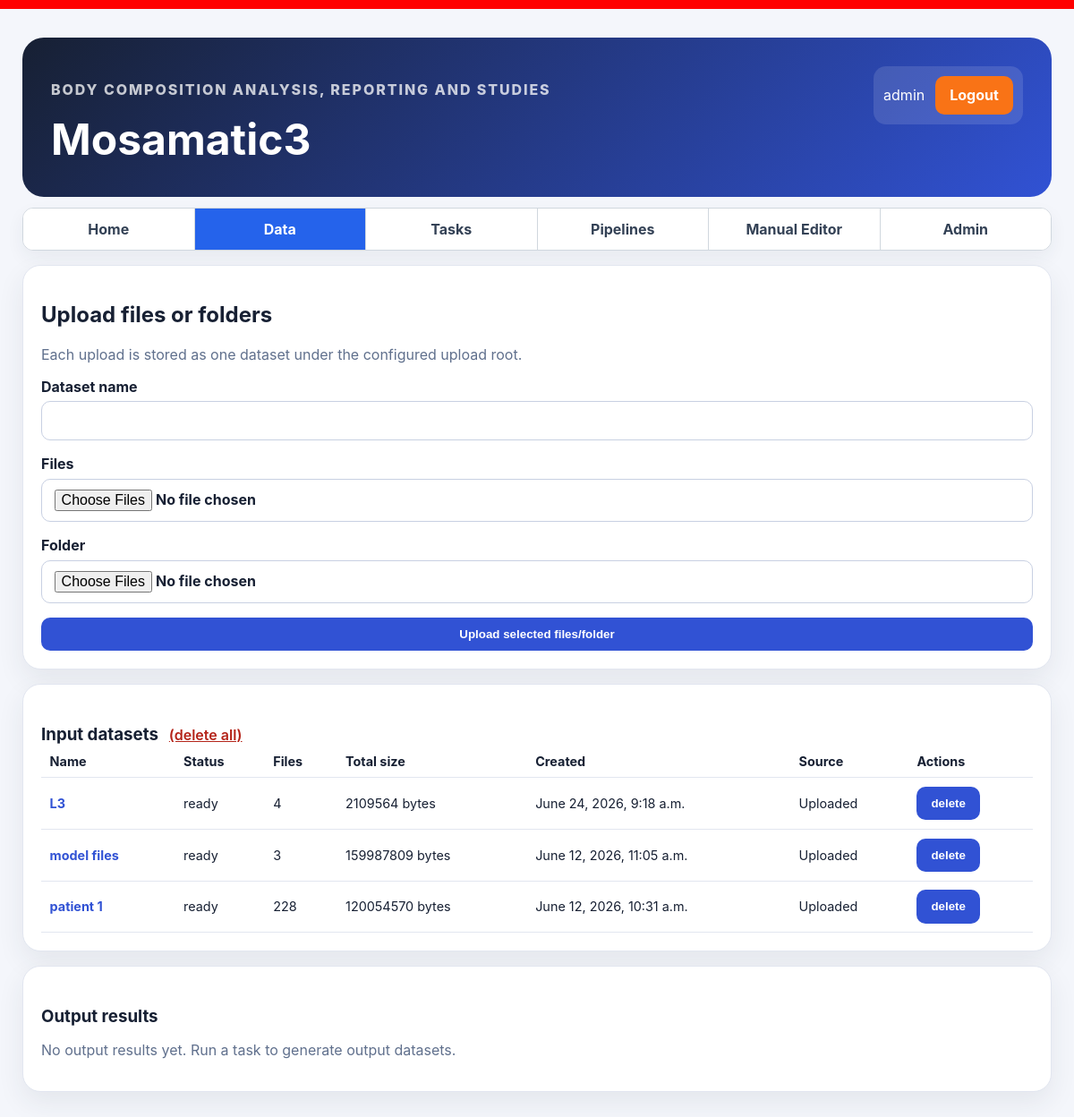
/data/ (signed in), run on an earlier commit of the app's database.
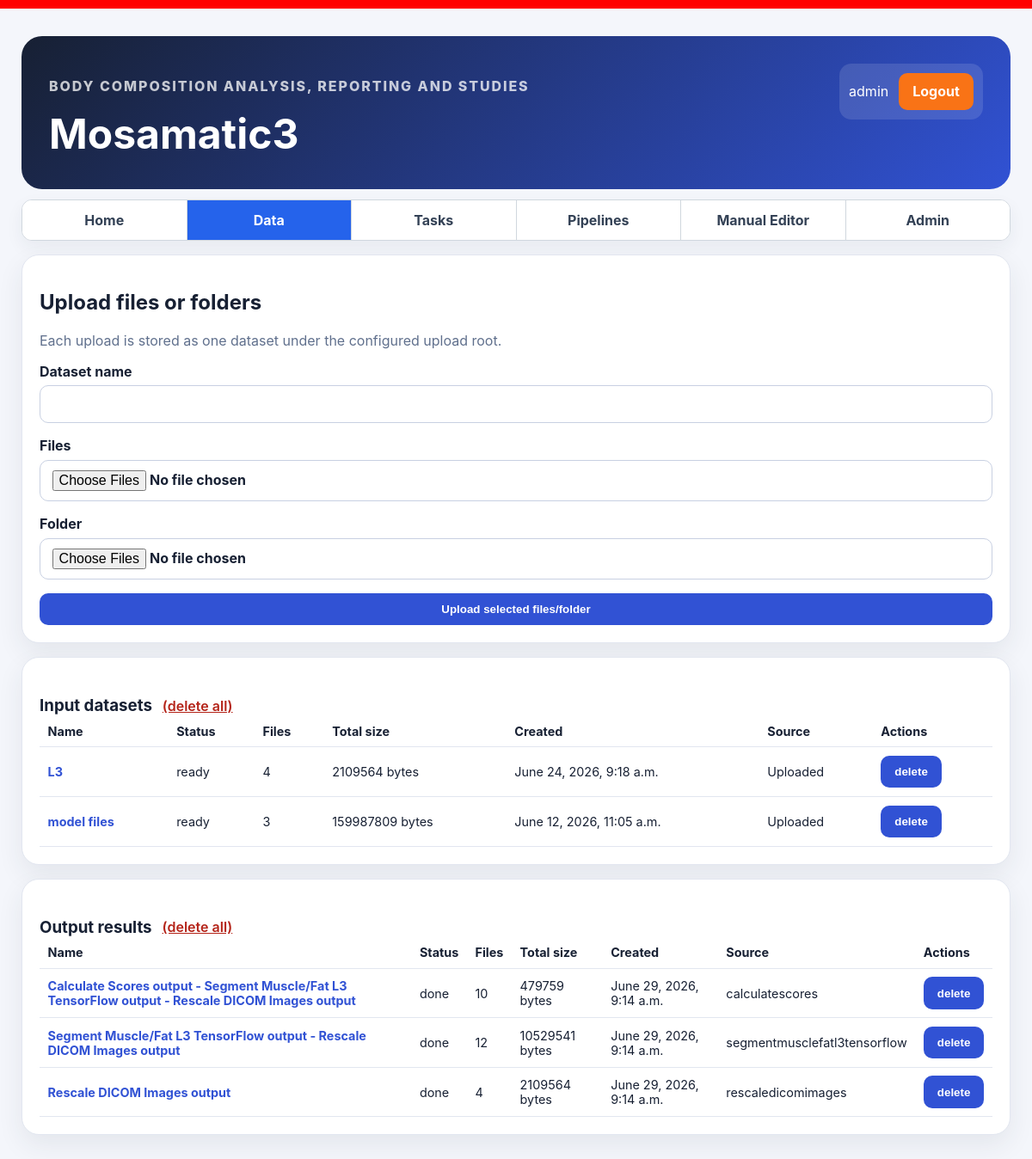
And on a later commit of the database.
### core/models.py (models this page shows, shortened)
class Dataset(models.Model):
    KIND_INPUT = 'input'
    KIND_OUTPUT = 'output'
    KIND_CHOICES = [('input', 'Input'), ('output', 'Output')]
    STATUS_CHOICES = [
        ('ready', 'Ready'),
        ('in_progress', 'In progress'),
        ('cancelled', 'Cancelled'),
        ('failed', 'Failed'),
        ('done', 'Done'),
    ]
    id = models.UUIDField(primary_key=True, default=uuid.uuid4, editable=False)
    owner = models.ForeignKey(User, on_delete=models.CASCADE, related_name='datasets')
    name = models.CharField(max_length=255)
    kind = models.CharField(max_length=20, choices=KIND_CHOICES, default='input', db_index=True)
    source_task_key = models.CharField(max_length=100, blank=True, null=True, db_index=True)
    source_task_id = models.CharField(max_length=100, blank=True, null=True, db_index=True)
    status = models.CharField(
        max_length=30,
        choices=STATUS_CHOICES,
        default='ready',
        db_index=True,
    )
    source_dataset = models.ForeignKey(
        'self',
        on_delete=models.SET_NULL,
        null=True,
        blank=True,
        related_name='derived_datasets',
    )
    parameter_hash = models.CharField(
        max_length=64,
        blank=True,
        null=True,
        db_index=True,
    )
    created_at = models.DateTimeField(default=timezone.now)
    is_system = models.BooleanField(
        default=False,
        db_index=True,
        help_text='System-managed dataset that should not be deleted by users.',
    )
    class Meta:
        constraints = [models.UniqueConstraint(fields=['owner', 'name'], name='uq_dataset_owner_name')]
        ordering = ['-created_at']
    @property
    def file_count(self):
        return self.files.count()
    @property
    def total_size_bytes(self):
        return sum(self.files.values_list('size_bytes', flat=True))

### core/datasets/views.py (the view)
# urls.py: path('data/', views.data_page, name='data'),
@login_required
def data_page(request):
    datasets = Dataset.objects.filter(owner=request.user).prefetch_related('files').order_by('-created_at')
    input_datasets = [d for d in datasets if d.kind != 'output']
    output_datasets = [d for d in datasets if d.kind == 'output']
    return render(request, 'datasets/data.html', {
        'input_datasets': input_datasets,
        'output_datasets': output_datasets,
        'output_empty_message': 'No output results yet. Run a task to generate output datasets.',
    })

### templates/datasets/data.html (shortened to what this page needs)
{% extends 'base.html' %}
{% block content %}
<section class="card">
  <h2>Upload files or folders</h2>
  <p class="muted">Each upload is stored as one dataset under the configured upload root.</p>
  <form id="upload-form" class="stack">
    <label>Dataset name <input name="name" required></label>
    <label>Files <input id="file-input" type="file" multiple></label>
    <label>Folder <input id="folder-input" type="file" multiple webkitdirectory directory></label>
    <button type="submit">Upload selected files/folder</button>
  </form>
</section>
<section class="card">
  <div class="section-title-row">
    <h3>Input datasets</h3>{% if input_datasets %}<button id="delete-input" class="link-button danger-link">(delete
      all)</button>{% endif %}
  </div>
  {% include 'partials/dataset_table.html' with datasets=input_datasets empty='No input datasets uploaded yet.' %}
</section>
<section class="card">
  <div class="section-title-row">
    <h3>Output results</h3>{% if output_datasets %}<button id="delete-output" class="link-button danger-link">(delete
      all)</button>{% endif %}
  </div>
  {% include 'partials/dataset_table.html' with datasets=output_datasets empty=output_empty_message %}
</section>
{% endblock %}

### templates/partials/dataset_table.html
{% if datasets %}
  <table class="data-table">
    <thead>
      <tr>
        <th>Name</th>
        <th>Status</th>
        <th>Files</th>
        <th>Total size</th>
        <th>Created</th>
        <th>Source</th>
        <th>Actions</th>
      </tr>
    </thead>
    <tbody>
      {% for dataset in datasets %}
        <tr>
          <td><a href="{% url 'dataset_detail' dataset.id %}">{{ dataset.name }}</a></td>
          <td>{{ dataset.status }}</td>
          <td>{{ dataset.file_count }}</td>
          <td>{{ dataset.total_size_bytes }} bytes</td>
          <td>{{ dataset.created_at }}</td>
          <td>
            {% if dataset.is_system %}
              Built-in
            {% elif dataset.kind == 'output' %}
              {{ dataset.source_task_key|default:'Task output' }}
            {% else %}
              Uploaded
            {% endif %}
          </td>
          <td>
            {% if dataset.is_system %}
              <span class="muted">system dataset</span>
            {% else %}
              <button type="button" onclick="deleteDataset('{{ dataset.id }}','{{ dataset.name|escapejs }}')">
                delete
              </button>
            {% endif %}
          </td>
        </tr>
      {% endfor %}
    </tbody>
  </table>
{% else %}
  <p class="muted">{{ empty }}</p>
{% endif %}

What changed in the data, as far as the page shows it:
removed Dataset: name "patient 1", status "ready", file_count "228", total_size_bytes "120054570", created_at "June 12, 2026, 10:31 a.m.", is_system "Uploaded"
added Dataset: name "Calculate Scores output - Segment Muscle/Fat L3 TensorFlow output - Rescale DICOM Images output", status "done", file_count "10", total_size_bytes "479759", created_at "June 29, 2026, 9:14 a.m.", source_task_key "calculatescores"
added Dataset: name "Segment Muscle/Fat L3 TensorFlow output - Rescale DICOM Images output", status "done", file_count "12", total_size_bytes "10529541", created_at "June 29, 2026, 9:14 a.m.", source_task_key "segmentmusclefatl3tensorflow"
added Dataset: name "Rescale DICOM Images output", status "done", file_count "4", total_size_bytes "2109564", created_at "June 29, 2026, 9:14 a.m.", source_task_key "rescaledicomimages"
Also different on the page:
{{ empty }}: "No output results yet. Run a task to generate output datasets." → (not shown)
text no longer shown: "Name Status Files Total size Created Source Actions"
text now shown: "Name Name Status Status Files Files Total size Total size Created Created Source Source Actions Actions (delete all)"
